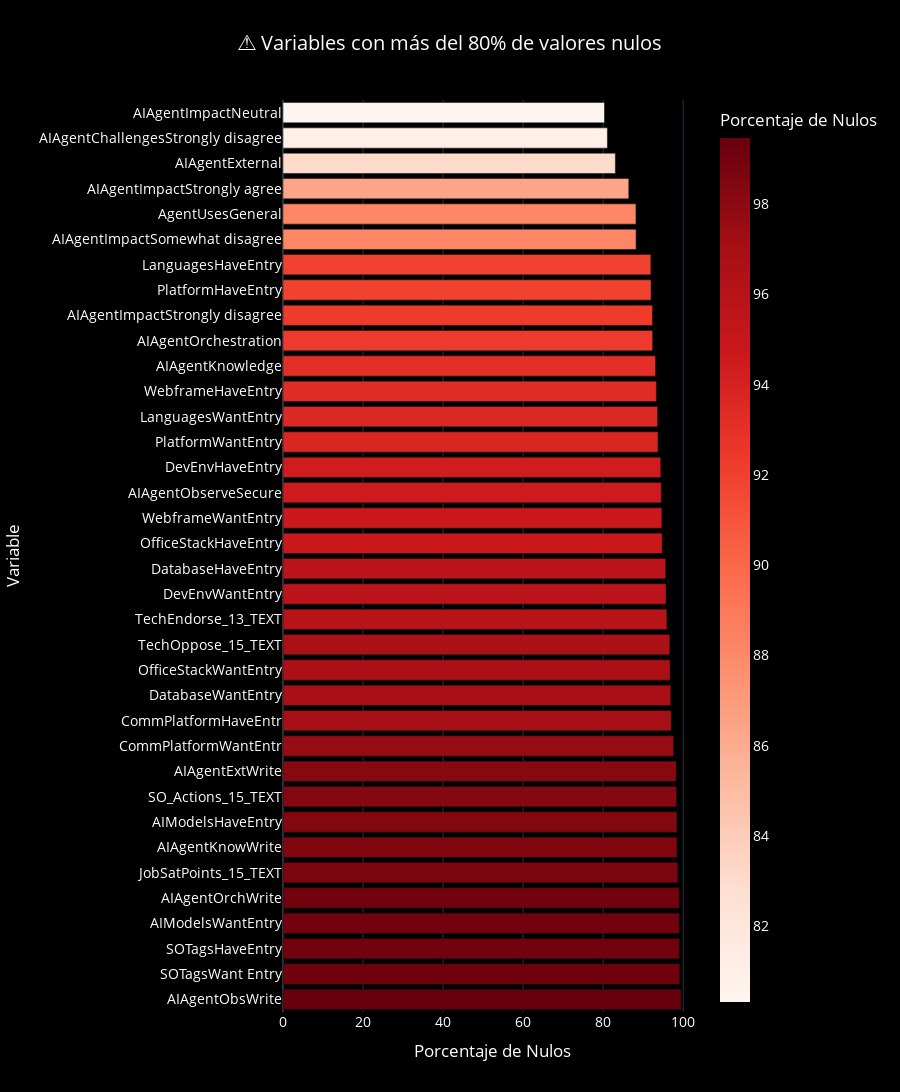

This figure's notebook cell:
### Markdown cell above
### Altos nulos
En este gráfico se muestran las variables con mayor porcentaje de valores faltantes.
Dado que superan ampliamente el 80% de nulos, pueden considerarse prescindibles para el análisis, ya que su nivel de completitud es insuficiente para obtener insights confiables.

### Code cell
sobre_80_porciento = nulos_porcentaje > 80  # Máscara obtener resultados mayores a 80%
nulos_altos = nulos_porcentaje[sobre_80_porciento].sort_values(ascending=False)

# Gráfico
fig_altos_nulos = px.bar(
    nulos_altos,
    color='value',
    orientation='h',
    title='⚠️ Variables con más del 80% de valores nulos',
    labels={'value': 'Porcentaje de Nulos', 'index': 'Variable'},
    color_continuous_scale='Reds'
)
fig_altos_nulos.update_layout(
    height=40 * len(nulos_altos),
    font=dict(
        size=14,
        color='#fff',
    ),
    title=dict(
        xanchor='center',
        x=0.5
    ),
    paper_bgcolor='black',
    plot_bgcolor='black',
)
fig_altos_nulos.show()

### Figure 1 — Plotly figure (JSON) as saved in the notebook; plotly's stock layout.template omitted (floating-point values rounded to 4 significant figures)
{"data": [{"hovertemplate": "Porcentaje de Nulos=%{marker.color}<br>Variable=%{y}<extra></extra>", "legendgroup": "", "marker": {"color": [99.46, 99.12, 99.07, 99.04, 99.03, 98.65, 98.44, 98.42, 98.32, 98.25, 97.59, 97.0, 96.89, 96.71, 96.65, 95.91, 95.7, 95.63, 94.73, 94.65, 94.52, 94.38, 93.7, 93.6, 93.3, 93.08, 92.35, 92.31, 91.95, 91.91, 88.23, 88.19, 86.4, 83.05, 81.06, 80.32], "coloraxis": "coloraxis", "pattern": {"shape": ""}}, "name": "", "orientation": "h", "showlegend": false, "textposition": "auto", "x": [99.46, 99.12, 99.07, 99.04, 99.03, 98.65, 98.44, 98.42, 98.32, 98.25, 97.59, 97.0, 96.89, 96.71, 96.65, 95.91, 95.7, 95.63, 94.73, 94.65, 94.52, 94.38, 93.7, 93.6, 93.3, 93.08, 92.35, 92.31, 91.95, 91.91, 88.23, 88.19, 86.4, 83.05, 81.06, 80.32], "xaxis": "x", "y": ["AIAgentObsWrite", "SOTagsWant Entry", "SOTagsHaveEntry", "AIModelsWantEntry", "AIAgentOrchWrite", "JobSatPoints_15_TEXT", "AIAgentKnowWrite", "AIModelsHaveEntry", "SO_Actions_15_TEXT", "AIAgentExtWrite", "CommPlatformWantEntr", "CommPlatformHaveEntr", "DatabaseWantEntry", "OfficeStackWantEntry", "TechOppose_15_TEXT", "TechEndorse_13_TEXT", "DevEnvWantEntry", "DatabaseHaveEntry", "OfficeStackHaveEntry", "WebframeWantEntry", "AIAgentObserveSecure", "DevEnvHaveEntry", "PlatformWantEntry", "LanguagesWantEntry", "WebframeHaveEntry", "AIAgentKnowledge", "AIAgentOrchestration", "AIAgentImpactStrongly disagree", "PlatformHaveEntry", "LanguagesHaveEntry", "AIAgentImpactSomewhat disagree", "AgentUsesGeneral", "AIAgentImpactStrongly agree", "AIAgentExternal", "AIAgentChallengesStrongly disagree", "AIAgentImpactNeutral"], "yaxis": "y", "type": "bar"}], "layout": {"xaxis": {"anchor": "y", "domain": [0.0, 1.0], "title": {"text": "Porcentaje de Nulos"}}, "yaxis": {"anchor": "x", "domain": [0.0, 1.0], "title": {"text": "Variable"}}, "coloraxis": {"colorbar": {"title": {"text": "Porcentaje de Nulos"}}, "colorscale": [[0.0, "rgb(255,245,240)"], [0.125, "rgb(254,224,210)"], [0.25, "rgb(252,187,161)"], [0.375, "rgb(252,146,114)"], [0.5, "rgb(251,106,74)"], [0.625, "rgb(239,59,44)"], [0.75, "rgb(203,24,29)"], [0.875, "rgb(165,15,21)"], [1.0, "rgb(103,0,13)"]]}, "legend": {"tracegroupgap": 0}, "title": {"text": "⚠️ Variables con más del 80% de valores nulos", "xanchor": "center", "x": 0.5}, "barmode": "relative", "font": {"size": 14, "color": "#fff"}, "height": 1440, "paper_bgcolor": "black", "plot_bgcolor": "black"}}
